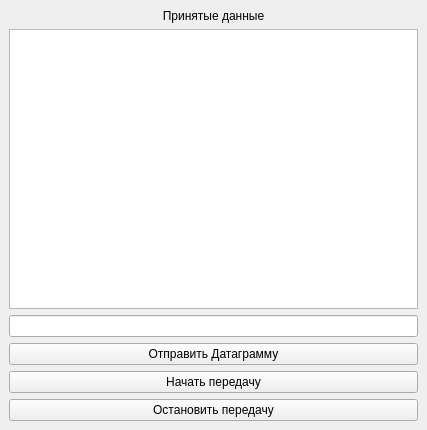
<?xml version="1.0" encoding="UTF-8"?>
<ui version="4.0">
 <class>MainWindow</class>
 <widget class="QMainWindow" name="MainWindow">
  <property name="geometry">
   <rect>
    <x>0</x>
    <y>0</y>
    <width>427</width>
    <height>430</height>
   </rect>
  </property>
  <property name="windowTitle">
   <string>MainWindow</string>
  </property>
  <widget class="QWidget" name="centralwidget">
   <layout class="QVBoxLayout" name="verticalLayout">
    <item>
     <widget class="QLabel" name="lb_receiveData">
      <property name="text">
       <string>Принятые данные</string>
      </property>
      <property name="alignment">
       <set>Qt::AlignmentFlag::AlignCenter</set>
      </property>
     </widget>
    </item>
    <item>
     <widget class="QTextEdit" name="te_result"/>
    </item>
    <item>
     <widget class="QLineEdit" name="le_message">
      <property name="text">
       <string/>
      </property>
     </widget>
    </item>
    <item>
     <widget class="QPushButton" name="pb_sendMessage">
      <property name="text">
       <string>Отправить Датаграмму</string>
      </property>
     </widget>
    </item>
    <item>
     <widget class="QPushButton" name="pb_start">
      <property name="text">
       <string>Начать передачу</string>
      </property>
     </widget>
    </item>
    <item>
     <widget class="QPushButton" name="pb_stop">
      <property name="text">
       <string>Остановить передачу</string>
      </property>
     </widget>
    </item>
   </layout>
  </widget>
 </widget>
 <resources/>
 <connections/>
</ui>
